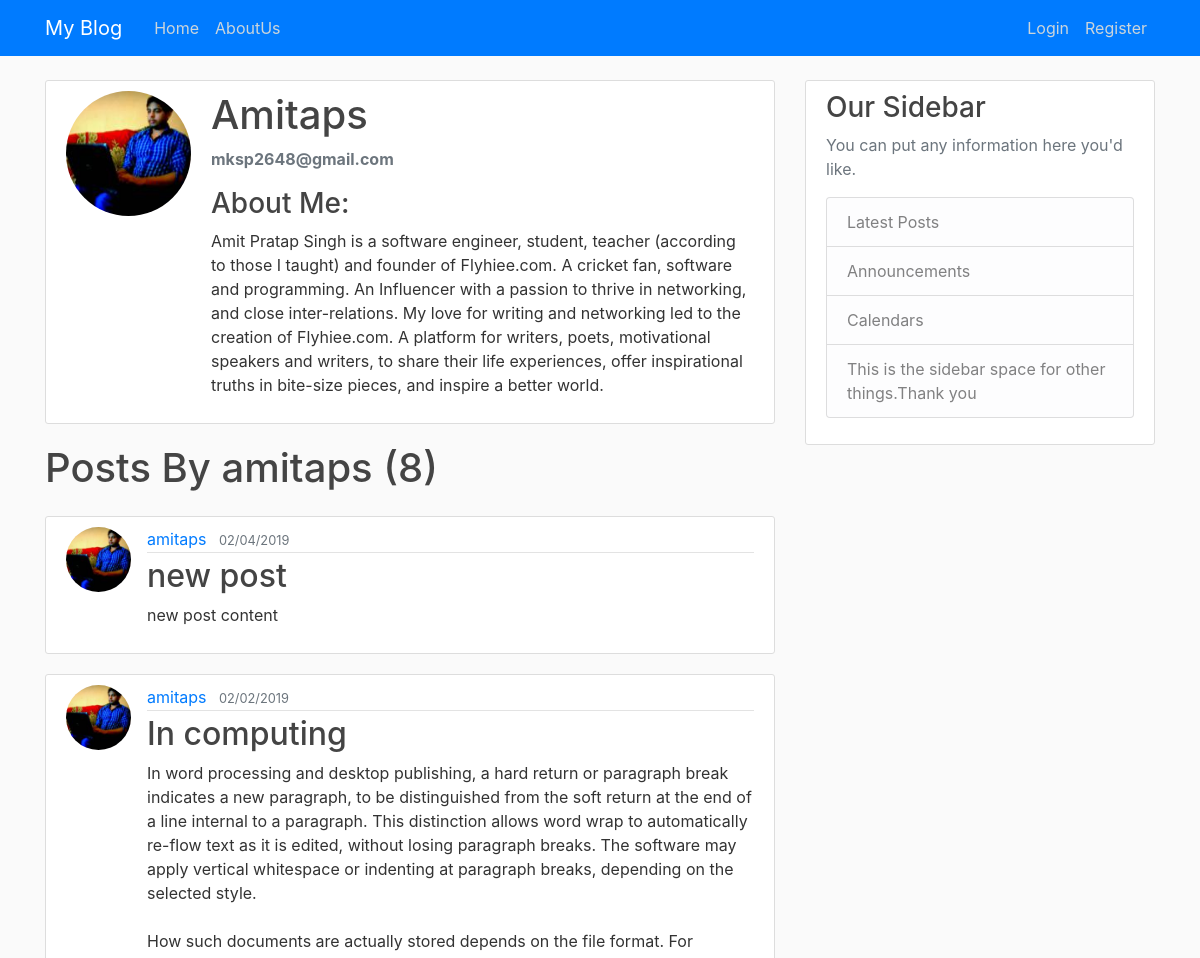
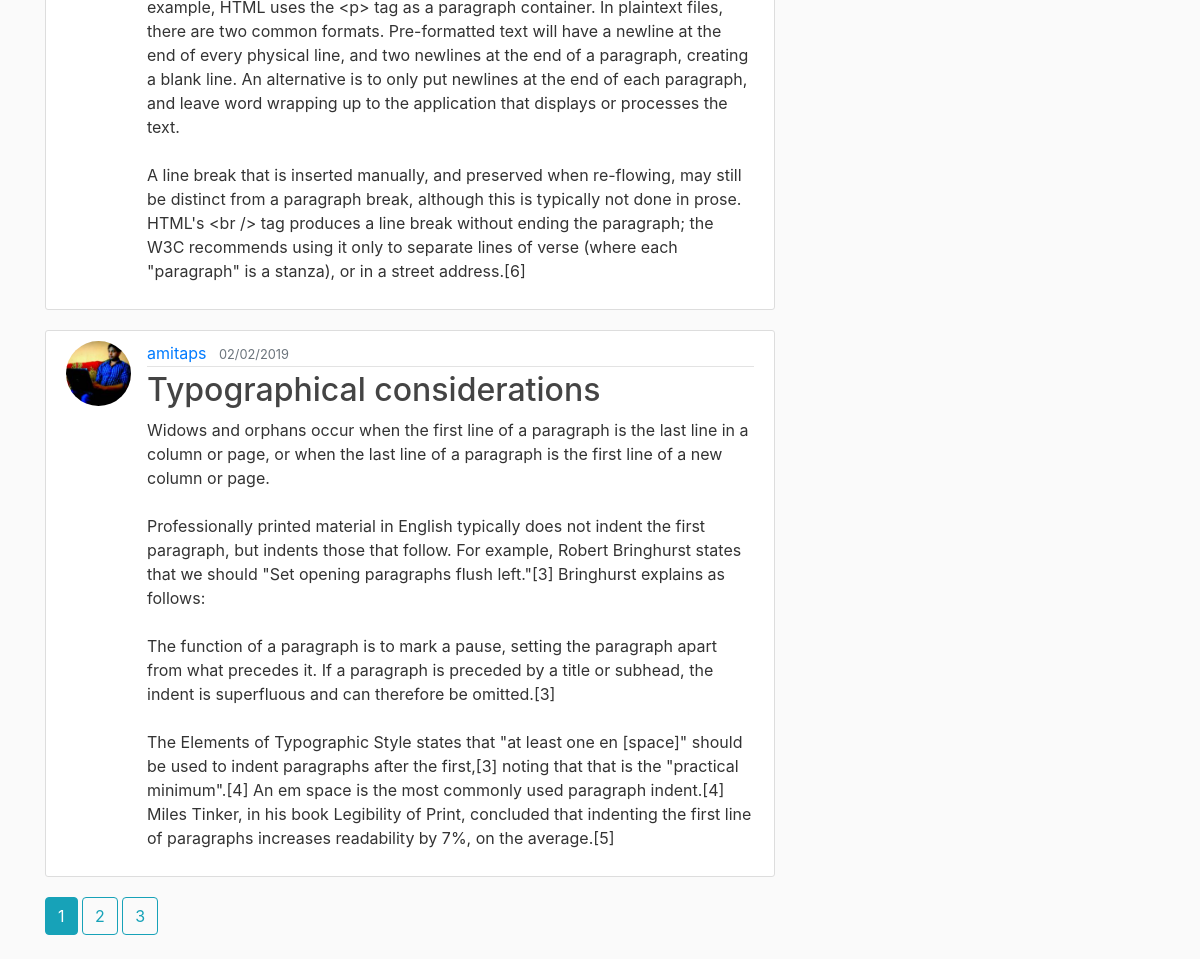
The page /user/amitaps on the database its author committed (2 pictures, top to bottom).
### myblog/models.py (models this page shows, shortened)
class User(db.Model, UserMixin):
    id = db.Column(db.Integer, primary_key=True)
    username = db.Column(db.String(20), unique=True, nullable=False)
    email = db.Column(db.String(120), unique=True, nullable=False)
    image_file = db.Column(db.String(20), nullable=False, default='default.jpg')
    about_me = db.Column(db.String(240))
    password = db.Column(db.String(50), nullable=False)
    posts = db.relationship('Post', backref='author', lazy=True)

class Post(db.Model):
    id = db.Column(db.Integer, primary_key=True)
    title = db.Column(db.String(110), nullable=False)
    date_posted = db.Column(db.DateTime, nullable=False, default=datetime.utcnow)
    content = db.Column(db.Text, nullable=False)
    user_id = db.Column(db.Integer, db.ForeignKey('user.id'), nullable=False)

### myblog/users/routes.py (the view)
@users.route("/user/<string:username>")
def user_posts(username):
    page = request.args.get('page', 1, type=int)
    user = User.query.filter_by(username=username).first_or_404()
    posts = Post.query.filter_by(author=user).order_by(Post.date_posted.desc()).paginate(page=page, per_page=3)
    return render_template('user_posts.html', posts=posts, user=user)

### myblog/templates/user_posts.html
{% extends "layout.html" %}
{% block content %}
    <fieldset>
      <div class="content-section">
          <div class="media">
            <img class="rounded-circle account-img"  src="{{ url_for('static', filename='profile_pics/' + user.image_file )}}">
            <div class="media-body">
              <h2 class="account-heading">{{ user.username|capitalize }}</h2>
              <p class="text-secondary"><strong>{{ user.email }}</strong></p>
              <p class="text-secondary"></p><h3>About Me:</h3>  {{ user.about_me }}</p>
            </div>
      </div>
    </fieldset>
    <h1 class="mb-4">Posts By {{ user.username }} ({{ posts.total }})</h1>
    {% for post in posts.items %}
        <article class="media content-section">
          <img class="rounded-circle article-img" src="{{ url_for('static', filename='profile_pics/' + post.author.image_file )}}">
          <div class="media-body">
            <div class="article-metadata">
              <a class="mr-2" href="{{ url_for('users.user_posts', username=post.author.username) }}">{{ post.author.username }}</a>
              <small class="text-muted">{{ post.date_posted.strftime('%m/%d/%Y') }}</small>
            </div>
            <h2><a class="article-title" href="{{ url_for('posts.post', post_id=post.id)}}">{{ post.title }}</a></h2>
            <p class="article-content">{{ post.content }}</p>
          </div>
         </article>
    {% endfor %}
    {% for page_num in posts.iter_pages(left_edge=1, right_edge=1, left_current=1, right_current=2) %}
      {% if page_num %}
        {% if posts.page == page_num %}
           <a class="btn btn-info mb-4" href="{{ url_for('users.user_posts', username=user.username, page=page_num) }}">{{ page_num }}</a>
         {% else %}
           <a class="btn btn-outline-info mb-4" href="{{ url_for('users.user_posts', username=user.username, page=page_num) }}">{{ page_num }}</a>
         {% endif %}
      {% else %}
        .....
      {% endif %}
    {% endfor %}
{% endblock content %}

### myblog/static/main.css (style rules this page uses)
body { background: #fafafa; color: #333333; margin-top: 5rem; }
h1, h2, h3, h4, h5, h6 { color: #444444; }
.content-section { background: #ffffff; padding: 10px 20px; border: 1px solid #dddddd; border-radius: 3px; margin-bottom: 20px; }
.article-title { color: #444444; }
.article-content { white-space: pre-line; }
.article-img { height: 65px; width: 65px; margin-right: 16px; }
.article-metadata { padding-bottom: 1px; margin-bottom: 4px; border-bottom: 1px solid #e3e3e3 }
.account-img { height: 125px; width: 125px; margin-right: 20px; margin-bottom: 16px; }
.account-heading { font-size: 2.5rem; }

### rows shown on the page
User: image_file (picture), username "Amitaps", email "mksp2648@gmail.com", about_me "Amit Pratap Singh is a software engineer, student, teacher (according to those I taught) and founder of Flyhiee.com. A cricket fan, software and programming. An Influencer with a passion to thrive in networking, and close inter-relations. My love for writing and networking led to the creation of Flyhiee.com. A platform for writers, poets, motivational speakers and writers, to share their life experiences, offer inspirational truths in bite-size pieces, and inspire a better world.", username "amitaps"
Post: image_file (picture), author.username "amitaps", date_posted "02/04/2019", title "new post", content "new post content"
Post: image_file (picture), author.username "amitaps", date_posted "02/02/2019", title "In computing", content "In word processing and desktop publishing, a hard return or paragraph break indicates a new paragraph, to be distinguished from the soft return at the end of a line internal to a paragraph. This distinction allows word wrap to automatically re-flow text as it is edited, without losing paragraph breaks. The software may apply vertical whitespace or indenting at paragraph breaks, depending on the selected style. How such documents are actually stored depends on the file format. For example, HTML uses the <p> tag as a paragraph container. In plaintext files, there are two common formats. Pre-formatted text will have a newline at the end of every physical line, and two newlines at the end of a…"
Post: image_file (picture), author.username "amitaps", date_posted "02/02/2019", title "Typographical considerations", content "Widows and orphans occur when the first line of a paragraph is the last line in a column or page, or when the last line of a paragraph is the first line of a new column or page. Professionally printed material in English typically does not indent the first paragraph, but indents those that follow. For example, Robert Bringhurst states that we should \"Set opening paragraphs flush left.\"[3] Bringhurst explains as follows: The function of a paragraph is to mark a pause, setting the paragraph apart from what precedes it. If a paragraph is preceded by a title or subhead, the indent is superfluous and can therefore be omitted.[3] The Elements of Typographic Style states that \"at least one en…"

### other values the page prints
{{ posts.total }} "8"
{{ page_num }} "1"
{{ page_num }} "2" "3"
